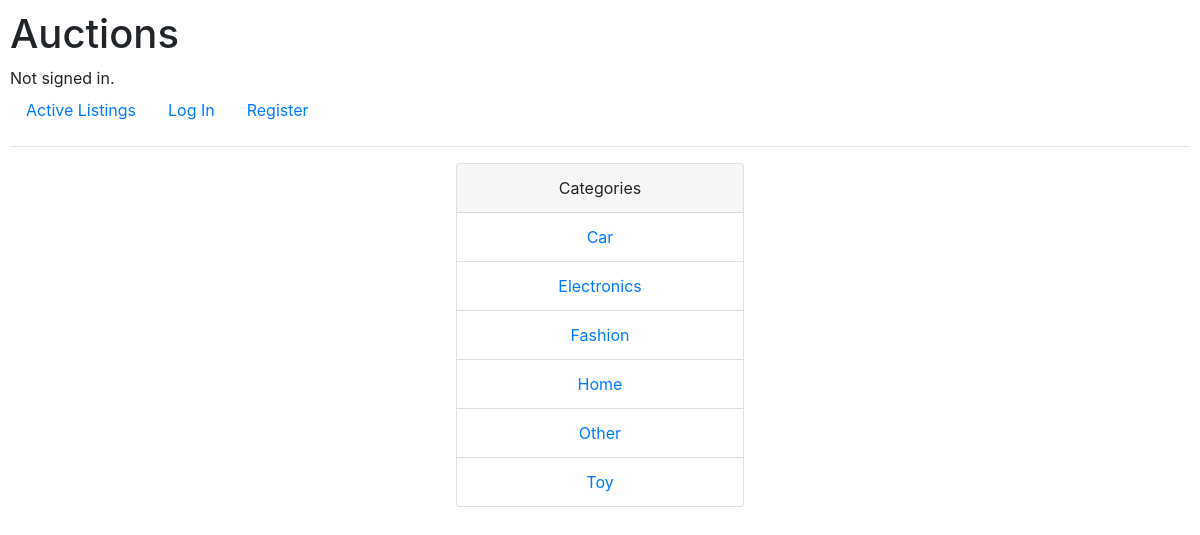
The page /categories on the database its author committed.
### auctions/models.py (models this page shows, shortened)
class Category(models.Model):
    categoryvalue=models.CharField(max_length=20,blank=True)

### auctions/views.py (the view)
# urls.py: path("categories",views.list_by_categories,name="categories"),
def list_by_categories(request):
    return render(request,'auctions/categories.html',{
        'categories':Category.objects.all().order_by('categoryvalue')
    })

### auctions/templates/auctions/categories.html (shortened to what this page needs)
{% extends "auctions/layout.html" %}
{%block body%}
    <div class="card text-center mx-auto" style="width: 18rem;">
        <div class="card-header">
            Categories
        </div>
        <ul class="list-group list-group-flush">
            {% for category in categories%}
                <li class="list-group-item"><a href="{% url 'auctioncategory' category.id%}">{{category.categoryvalue}}</a></li>
            {%endfor%}
        </ul>
    </div>
{%endblock%}

### auctions/static/auctions/styles.css (style rules this page uses)
body { padding: 10px; }

### rows shown on the page
Category: categoryvalue "Car"
Category: categoryvalue "Electronics"
Category: categoryvalue "Fashion"
Category: categoryvalue "Home"
Category: categoryvalue "Other"
Category: categoryvalue "Toy"
